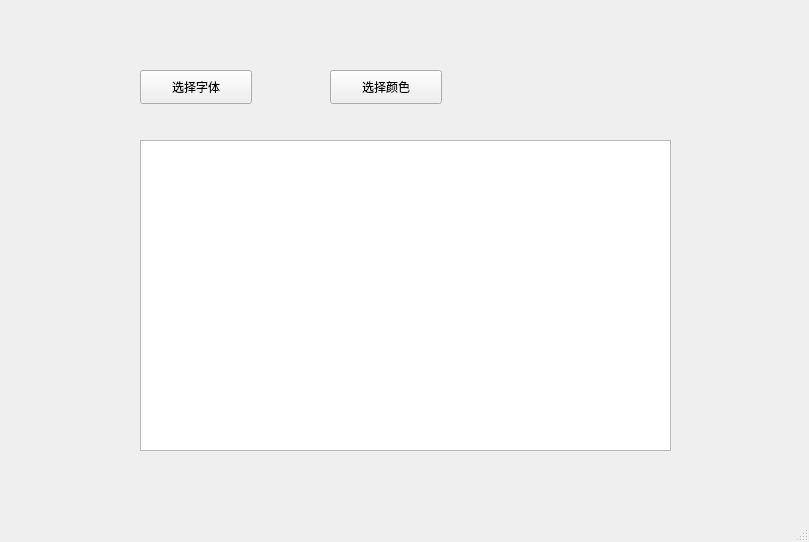
<?xml version="1.0" encoding="UTF-8"?>
<ui version="4.0">
 <class>MainWindow</class>
 <widget class="QMainWindow" name="MainWindow">
  <property name="geometry">
   <rect>
    <x>0</x>
    <y>0</y>
    <width>809</width>
    <height>542</height>
   </rect>
  </property>
  <property name="windowTitle">
   <string>MainWindow</string>
  </property>
  <widget class="QWidget" name="centralwidget">
   <widget class="QPushButton" name="pushButton">
    <property name="geometry">
     <rect>
      <x>140</x>
      <y>70</y>
      <width>112</width>
      <height>34</height>
     </rect>
    </property>
    <property name="text">
     <string>选择字体</string>
    </property>
   </widget>
   <widget class="QPushButton" name="pushButton_2">
    <property name="geometry">
     <rect>
      <x>330</x>
      <y>70</y>
      <width>112</width>
      <height>34</height>
     </rect>
    </property>
    <property name="text">
     <string>选择颜色</string>
    </property>
   </widget>
   <widget class="QTextEdit" name="textEdit">
    <property name="geometry">
     <rect>
      <x>140</x>
      <y>140</y>
      <width>531</width>
      <height>311</height>
     </rect>
    </property>
   </widget>
  </widget>
  <widget class="QMenuBar" name="menubar">
   <property name="geometry">
    <rect>
     <x>0</x>
     <y>0</y>
     <width>809</width>
     <height>30</height>
    </rect>
   </property>
  </widget>
  <widget class="QStatusBar" name="statusbar"/>
 </widget>
 <resources/>
 <connections/>
</ui>
